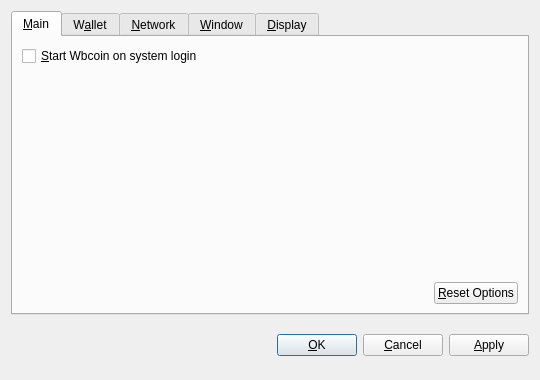
<?xml version="1.0" encoding="UTF-8"?>
<ui version="4.0">
 <class>OptionsDialog</class>
 <widget class="QDialog" name="OptionsDialog">
  <property name="geometry">
   <rect>
    <x>0</x>
    <y>0</y>
    <width>540</width>
    <height>380</height>
   </rect>
  </property>
  <property name="windowTitle">
   <string>Options</string>
  </property>
  <property name="modal">
   <bool>true</bool>
  </property>
  <layout class="QVBoxLayout" name="verticalLayout">
   <item>
    <widget class="QTabWidget" name="tabWidget">
     <property name="tabPosition">
      <enum>QTabWidget::North</enum>
     </property>
     <property name="currentIndex">
      <number>0</number>
     </property>
     <widget class="QWidget" name="tabMain">
      <attribute name="title">
       <string>&amp;Main</string>
      </attribute>
      <layout class="QVBoxLayout" name="verticalLayout_Main">
       <item>
        <widget class="QCheckBox" name="bitcoinAtStartup">
         <property name="toolTip">
          <string>Automatically start Wbcoin after logging in to the system.</string>
         </property>
         <property name="text">
          <string>&amp;Start Wbcoin on system login</string>
         </property>
        </widget>
       </item>
       <item>
        <spacer name="verticalSpacer_Main">
         <property name="orientation">
          <enum>Qt::Vertical</enum>
         </property>
         <property name="sizeHint" stdset="0">
          <size>
           <width>20</width>
           <height>40</height>
          </size>
         </property>
        </spacer>
       </item>
       <item>
        <layout class="QHBoxLayout" name="horizontalLayout_2_Main">
         <item>
          <spacer name="horizontalSpacer_2_Main">
           <property name="orientation">
            <enum>Qt::Horizontal</enum>
           </property>
           <property name="sizeHint" stdset="0">
            <size>
             <width>40</width>
             <height>20</height>
            </size>
           </property>
          </spacer>
         </item>
         <item>
          <widget class="QPushButton" name="resetButton">
           <property name="toolTip">
            <string>Reset all client options to default.</string>
           </property>
           <property name="text">
            <string>&amp;Reset Options</string>
           </property>
           <property name="autoDefault">
            <bool>false</bool>
           </property>
          </widget>
         </item>
        </layout>
       </item>
      </layout>
     </widget>
     <widget class="QWidget" name="tabWallet">
      <attribute name="title">
       <string>W&amp;allet</string>
      </attribute>
      <layout class="QVBoxLayout" name="verticalLayout_Network">
       <item>
        <widget class="QLabel" name="transactionFeeInfoLabel">
         <property name="text">
          <string>Optional transaction fee per kB that helps make sure your transactions are processed quickly. Most transactions are 1 kB.</string>
         </property>
         <property name="textFormat">
          <enum>Qt::PlainText</enum>
         </property>
         <property name="wordWrap">
          <bool>true</bool>
         </property>
        </widget>
       </item>
       <item>
        <layout class="QHBoxLayout" name="horizontalLayout_1_Main">
         <item>
          <widget class="QLabel" name="transactionFeeLabel">
           <property name="text">
            <string>Pay transaction &amp;fee</string>
           </property>
           <property name="textFormat">
            <enum>Qt::PlainText</enum>
           </property>
           <property name="buddy">
            <cstring>transactionFee</cstring>
           </property>
          </widget>
         </item>
         <item>
          <widget class="BitcoinAmountField" name="transactionFee"/>
         </item>
         <item>
          <spacer name="horizontalSpacer_1_Main">
           <property name="orientation">
            <enum>Qt::Horizontal</enum>
           </property>
           <property name="sizeHint" stdset="0">
            <size>
             <width>40</width>
             <height>20</height>
            </size>
           </property>
          </spacer>
         </item>
        </layout>
       </item>
       <item>
        <widget class="QLabel" name="label">
         <property name="text">
          <string>If you disable the spending of unconfirmed change, the change from a transaction cannot be used until that transaction has at least one confirmation. This also affects how your balance is computed.</string>
         </property>
         <property name="wordWrap">
          <bool>true</bool>
         </property>
        </widget>
       </item>
       <item>
        <widget class="QCheckBox" name="spendZeroConfChange">
         <property name="text">
          <string>Spend unconfirmed change  (experts only)</string>
         </property>
        </widget>
       </item>
       <item>
        <spacer name="verticalSpacer">
         <property name="orientation">
          <enum>Qt::Vertical</enum>
         </property>
         <property name="sizeHint" stdset="0">
          <size>
           <width>20</width>
           <height>40</height>
          </size>
         </property>
        </spacer>
       </item>
      </layout>
     </widget>
     <widget class="QWidget" name="tabNetwork">
      <attribute name="title">
       <string>&amp;Network</string>
      </attribute>
      <layout class="QVBoxLayout" name="verticalLayout_Network">
       <item>
        <widget class="QCheckBox" name="mapPortUpnp">
         <property name="toolTip">
          <string>Automatically open the Wbcoin client port on the router. This only works when your router supports UPnP and it is enabled.</string>
         </property>
         <property name="text">
          <string>Map port using &amp;UPnP</string>
         </property>
        </widget>
       </item>
       <item>
        <widget class="QCheckBox" name="connectSocks">
         <property name="toolTip">
          <string>Connect to the Wbcoin network through a SOCKS proxy (e.g. when connecting through Tor).</string>
         </property>
         <property name="text">
          <string>&amp;Connect through SOCKS proxy:</string>
         </property>
        </widget>
       </item>
       <item>
        <layout class="QHBoxLayout" name="horizontalLayout_Network">
         <item>
          <widget class="QLabel" name="proxyIpLabel">
           <property name="text">
            <string>Proxy &amp;IP:</string>
           </property>
           <property name="textFormat">
            <enum>Qt::PlainText</enum>
           </property>
           <property name="buddy">
            <cstring>proxyIp</cstring>
           </property>
          </widget>
         </item>
         <item>
          <widget class="QValidatedLineEdit" name="proxyIp">
           <property name="maximumSize">
            <size>
             <width>140</width>
             <height>16777215</height>
            </size>
           </property>
           <property name="toolTip">
            <string>IP address of the proxy (e.g. 127.0.0.1)</string>
           </property>
          </widget>
         </item>
         <item>
          <widget class="QLabel" name="proxyPortLabel">
           <property name="text">
            <string>&amp;Port:</string>
           </property>
           <property name="textFormat">
            <enum>Qt::PlainText</enum>
           </property>
           <property name="buddy">
            <cstring>proxyPort</cstring>
           </property>
          </widget>
         </item>
         <item>
          <widget class="QLineEdit" name="proxyPort">
           <property name="maximumSize">
            <size>
             <width>55</width>
             <height>16777215</height>
            </size>
           </property>
           <property name="toolTip">
            <string>Port of the proxy (e.g. 9050)</string>
           </property>
          </widget>
         </item>
         <item>
          <widget class="QLabel" name="socksVersionLabel">
           <property name="text">
            <string>SOCKS &amp;Version:</string>
           </property>
           <property name="textFormat">
            <enum>Qt::PlainText</enum>
           </property>
           <property name="buddy">
            <cstring>socksVersion</cstring>
           </property>
          </widget>
         </item>
         <item>
          <widget class="QValueComboBox" name="socksVersion">
           <property name="toolTip">
            <string>SOCKS version of the proxy (e.g. 5)</string>
           </property>
          </widget>
         </item>
         <item>
          <spacer name="horizontalSpacer_Network">
           <property name="orientation">
            <enum>Qt::Horizontal</enum>
           </property>
           <property name="sizeHint" stdset="0">
            <size>
             <width>40</width>
             <height>20</height>
            </size>
           </property>
          </spacer>
         </item>
        </layout>
       </item>
       <item>
        <spacer name="verticalSpacer_Network">
         <property name="orientation">
          <enum>Qt::Vertical</enum>
         </property>
         <property name="sizeHint" stdset="0">
          <size>
           <width>20</width>
           <height>40</height>
          </size>
         </property>
        </spacer>
       </item>
      </layout>
     </widget>
     <widget class="QWidget" name="tabWindow">
      <attribute name="title">
       <string>&amp;Window</string>
      </attribute>
      <layout class="QVBoxLayout" name="verticalLayout_Window">
       <item>
        <widget class="QCheckBox" name="minimizeToTray">
         <property name="toolTip">
          <string>Show only a tray icon after minimizing the window.</string>
         </property>
         <property name="text">
          <string>&amp;Minimize to the tray instead of the taskbar</string>
         </property>
        </widget>
       </item>
       <item>
        <widget class="QCheckBox" name="minimizeOnClose">
         <property name="toolTip">
          <string>Minimize instead of exit the application when the window is closed. When this option is enabled, the application will be closed only after selecting Quit in the menu.</string>
         </property>
         <property name="text">
          <string>M&amp;inimize on close</string>
         </property>
        </widget>
       </item>
       <item>
        <spacer name="verticalSpacer_Window">
         <property name="orientation">
          <enum>Qt::Vertical</enum>
         </property>
         <property name="sizeHint" stdset="0">
          <size>
           <width>20</width>
           <height>40</height>
          </size>
         </property>
        </spacer>
       </item>
      </layout>
     </widget>
     <widget class="QWidget" name="tabDisplay">
      <attribute name="title">
       <string>&amp;Display</string>
      </attribute>
      <layout class="QVBoxLayout" name="verticalLayout_Display">
       <item>
        <layout class="QHBoxLayout" name="horizontalLayout_1_Display">
         <item>
          <widget class="QLabel" name="langLabel">
           <property name="text">
            <string>User Interface &amp;language:</string>
           </property>
           <property name="textFormat">
            <enum>Qt::PlainText</enum>
           </property>
           <property name="buddy">
            <cstring>lang</cstring>
           </property>
          </widget>
         </item>
         <item>
          <widget class="QValueComboBox" name="lang">
           <property name="toolTip">
            <string>The user interface language can be set here. This setting will take effect after restarting Wbcoin.</string>
           </property>
          </widget>
         </item>
        </layout>
       </item>
       <item>
        <layout class="QHBoxLayout" name="horizontalLayout_2_Display">
         <item>
          <widget class="QLabel" name="unitLabel">
           <property name="text">
            <string>&amp;Unit to show amounts in:</string>
           </property>
           <property name="textFormat">
            <enum>Qt::PlainText</enum>
           </property>
           <property name="buddy">
            <cstring>unit</cstring>
           </property>
          </widget>
         </item>
         <item>
          <widget class="QValueComboBox" name="unit">
           <property name="toolTip">
            <string>Choose the default subdivision unit to show in the interface and when sending coins.</string>
           </property>
          </widget>
         </item>
        </layout>
       </item>
       <item>
        <widget class="QCheckBox" name="displayAddresses">
         <property name="toolTip">
          <string>Whether to show Wbcoin addresses in the transaction list or not.</string>
         </property>
         <property name="text">
          <string>&amp;Display addresses in transaction list</string>
         </property>
        </widget>
       </item>
       <item>
        <widget class="QCheckBox" name="coinControlFeatures">
         <property name="toolTip">
          <string>Whether to show coin control features or not.</string>
         </property>
         <property name="text">
          <string>Display coin &amp;control features (experts only!)</string>
         </property>
        </widget>
       </item>
       <item>
        <spacer name="verticalSpacer_Display">
         <property name="orientation">
          <enum>Qt::Vertical</enum>
         </property>
         <property name="sizeHint" stdset="0">
          <size>
           <width>20</width>
           <height>40</height>
          </size>
         </property>
        </spacer>
       </item>
      </layout>
     </widget>
    </widget>
   </item>
   <item>
    <layout class="QHBoxLayout" name="horizontalLayout_Buttons">
     <item>
      <spacer name="horizontalSpacer_1">
       <property name="orientation">
        <enum>Qt::Horizontal</enum>
       </property>
       <property name="sizeHint" stdset="0">
        <size>
         <width>40</width>
         <height>48</height>
        </size>
       </property>
      </spacer>
     </item>
     <item>
      <widget class="QLabel" name="statusLabel">
       <property name="font">
        <font>
         <weight>75</weight>
         <bold>true</bold>
        </font>
       </property>
       <property name="text">
        <string/>
       </property>
       <property name="textFormat">
        <enum>Qt::PlainText</enum>
       </property>
       <property name="wordWrap">
        <bool>true</bool>
       </property>
      </widget>
     </item>
     <item>
      <spacer name="horizontalSpacer_2">
       <property name="orientation">
        <enum>Qt::Horizontal</enum>
       </property>
       <property name="sizeHint" stdset="0">
        <size>
         <width>40</width>
         <height>48</height>
        </size>
       </property>
      </spacer>
     </item>
     <item>
      <widget class="QPushButton" name="okButton">
       <property name="text">
        <string>&amp;OK</string>
       </property>
      </widget>
     </item>
     <item>
      <widget class="QPushButton" name="cancelButton">
       <property name="text">
        <string>&amp;Cancel</string>
       </property>
       <property name="autoDefault">
        <bool>false</bool>
       </property>
      </widget>
     </item>
     <item>
      <widget class="QPushButton" name="applyButton">
       <property name="text">
        <string>&amp;Apply</string>
       </property>
       <property name="autoDefault">
        <bool>false</bool>
       </property>
      </widget>
     </item>
    </layout>
   </item>
  </layout>
 </widget>
 <customwidgets>
  <customwidget>
   <class>BitcoinAmountField</class>
   <extends>QSpinBox</extends>
   <header>bitcoinamountfield.h</header>
  </customwidget>
  <customwidget>
   <class>QValueComboBox</class>
   <extends>QComboBox</extends>
   <header>qvaluecombobox.h</header>
  </customwidget>
  <customwidget>
   <class>QValidatedLineEdit</class>
   <extends>QLineEdit</extends>
   <header>qvalidatedlineedit.h</header>
  </customwidget>
 </customwidgets>
 <resources/>
 <connections/>
</ui>
